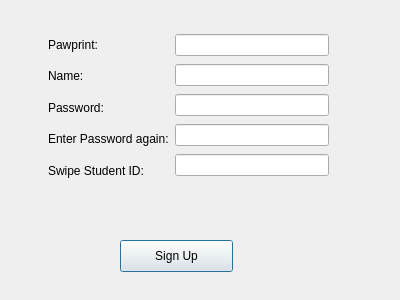
<?xml version="1.0" encoding="UTF-8"?>
<ui version="4.0">
 <class>SignUpWindow</class>
 <widget class="QDialog" name="SignUpWindow">
  <property name="geometry">
   <rect>
    <x>0</x>
    <y>0</y>
    <width>400</width>
    <height>300</height>
   </rect>
  </property>
  <property name="windowTitle">
   <string>Dialog</string>
  </property>
  <widget class="QPushButton" name="pushButton_SignUp">
   <property name="geometry">
    <rect>
     <x>120</x>
     <y>240</y>
     <width>113</width>
     <height>32</height>
    </rect>
   </property>
   <property name="text">
    <string>Sign Up</string>
   </property>
  </widget>
  <widget class="QLabel" name="label_error">
   <property name="geometry">
    <rect>
     <x>90</x>
     <y>210</y>
     <width>181</width>
     <height>21</height>
    </rect>
   </property>
   <property name="text">
    <string/>
   </property>
  </widget>
  <widget class="QWidget" name="">
   <property name="geometry">
    <rect>
     <x>48</x>
     <y>32</y>
     <width>281</width>
     <height>151</height>
    </rect>
   </property>
   <layout class="QHBoxLayout" name="horizontalLayout">
    <item>
     <layout class="QVBoxLayout" name="verticalLayout_2">
      <item>
       <widget class="QLabel" name="label">
        <property name="text">
         <string>Pawprint:</string>
        </property>
       </widget>
      </item>
      <item>
       <widget class="QLabel" name="label_2">
        <property name="text">
         <string>Name:</string>
        </property>
       </widget>
      </item>
      <item>
       <widget class="QLabel" name="label_4">
        <property name="text">
         <string>Password:</string>
        </property>
       </widget>
      </item>
      <item>
       <widget class="QLabel" name="label_5">
        <property name="text">
         <string>Enter Password again:</string>
        </property>
       </widget>
      </item>
      <item>
       <widget class="QLabel" name="label_3">
        <property name="text">
         <string>Swipe Student ID:</string>
        </property>
       </widget>
      </item>
     </layout>
    </item>
    <item>
     <layout class="QVBoxLayout" name="verticalLayout">
      <item>
       <widget class="QLineEdit" name="lineEdit_Pawprint"/>
      </item>
      <item>
       <widget class="QLineEdit" name="lineEdit_Name"/>
      </item>
      <item>
       <widget class="QLineEdit" name="lineEdit_Password"/>
      </item>
      <item>
       <widget class="QLineEdit" name="lineEdit_Password1"/>
      </item>
      <item>
       <widget class="QLineEdit" name="lineEdit_StudentID"/>
      </item>
     </layout>
    </item>
   </layout>
  </widget>
 </widget>
 <resources/>
 <connections/>
</ui>
